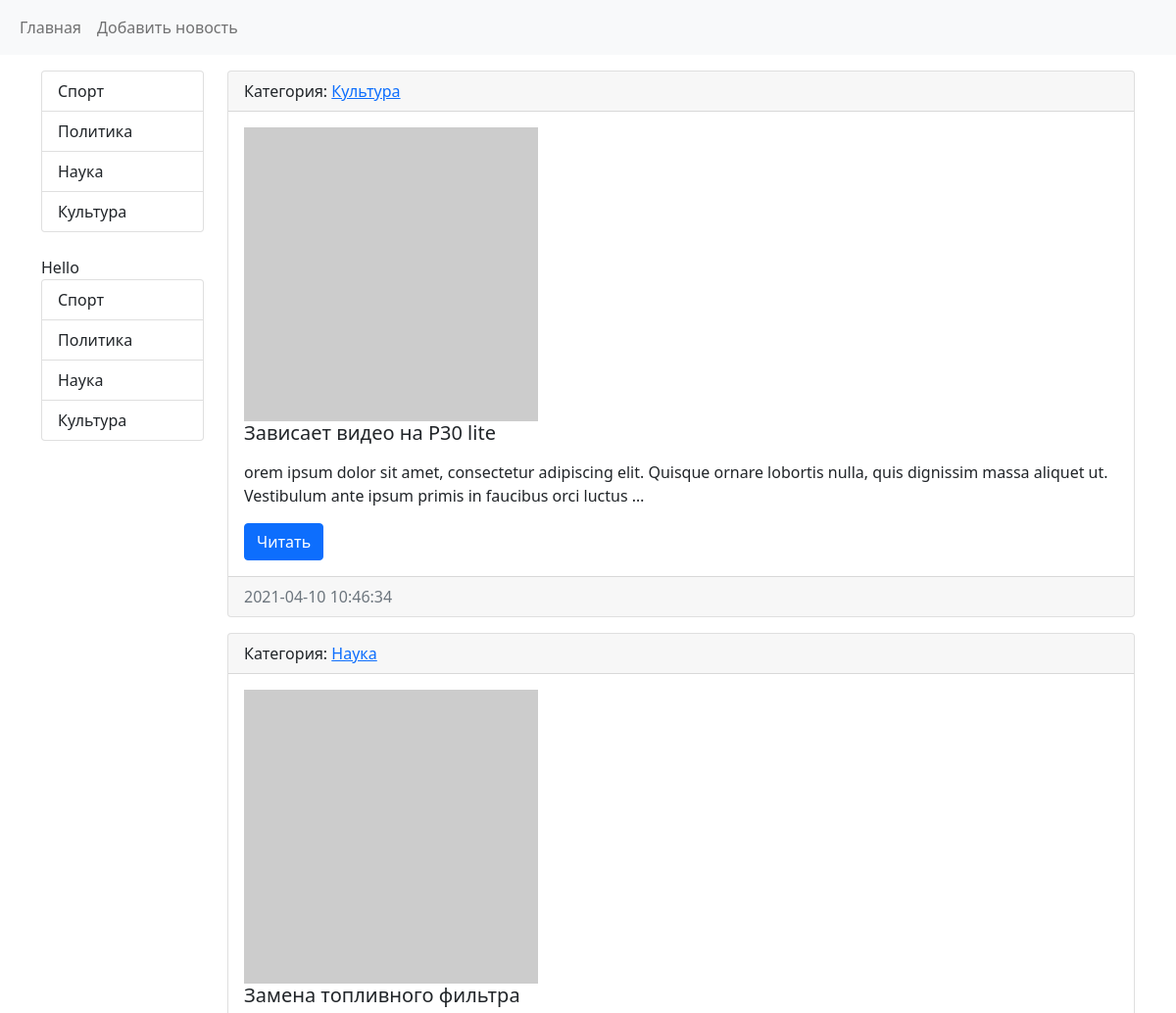
The app's page / (upper part), older data.
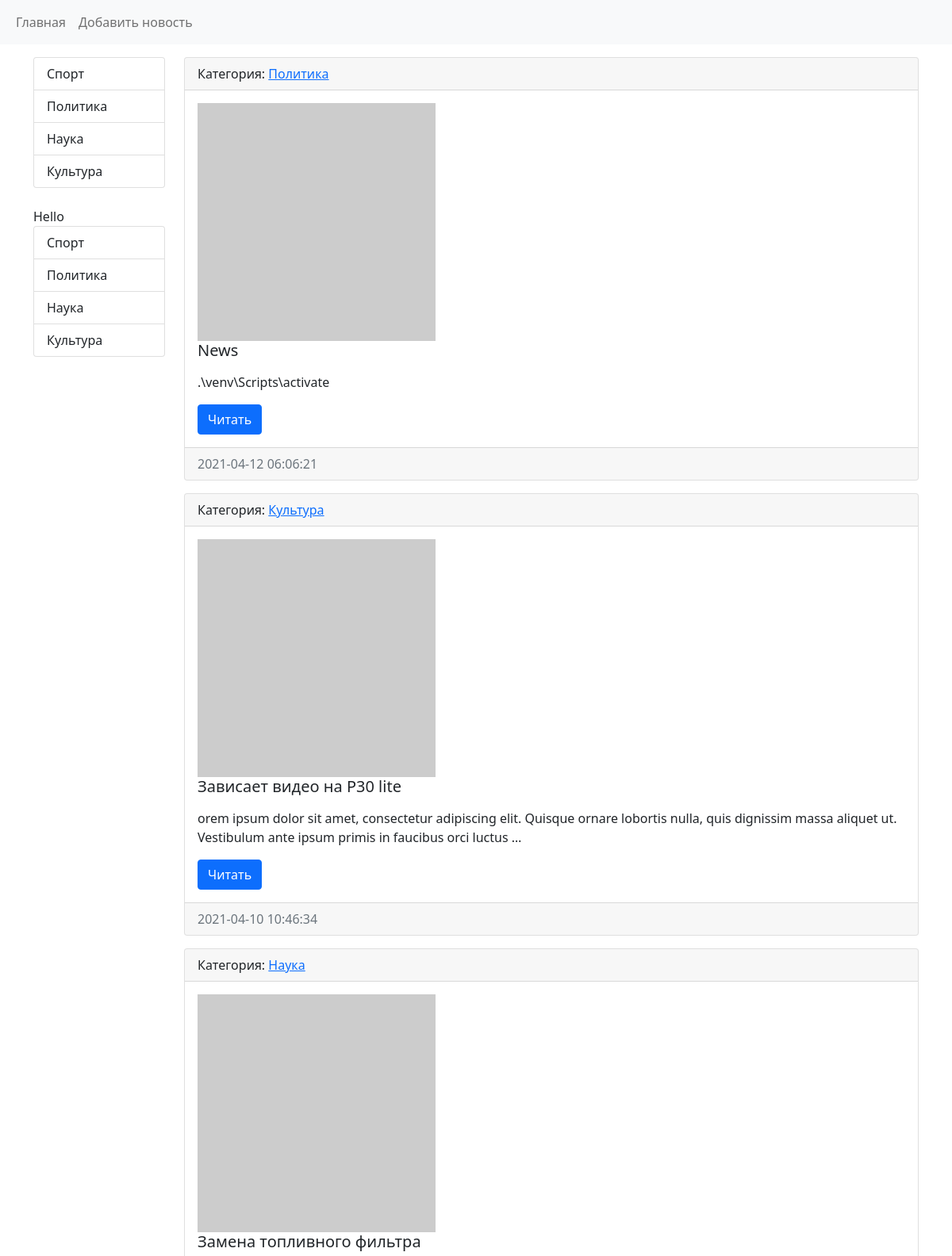
The same page, newer data.
### news/models.py (models this page shows, shortened)
class Category(models.Model):
    title = models.CharField(max_length=150, db_index=True, verbose_name='Категории')
    def get_absolute_url(self):
        return reverse_lazy('category', kwargs={"category_id": self.pk})
    def __str__(self):
        return self.title
    class Meta:
        verbose_name = 'Категория'
        verbose_name_plural = 'Категории'
        ordering = ['-title']

class News(models.Model):
    title = models.CharField(max_length=150, verbose_name='Наименовае')
    content = models.TextField(blank=True, verbose_name='Контент')
    created_at = models.DateTimeField(auto_now_add=True, verbose_name='Дата публикации')
    updated_at = models.DateTimeField(auto_now=True, verbose_name='Дата обновления')
    photo = models.ImageField(upload_to='photos/%Y/%m/%d/', verbose_name='Фото', blank=True)
    is_published = models.BooleanField(default=True, verbose_name='Видимость')
    category = models.ForeignKey('Category', on_delete=models.PROTECT, null=True, verbose_name='Категория')
    def get_absolute_url(self):
        return reverse_lazy('view_news', kwargs={"pk": self.pk})
    class Meta:
        verbose_name = 'Новость'
        verbose_name_plural = 'Новости'
        ordering = ['-created_at']

### news/views.py (the view)
# urls.py: path('', HomeNews.as_view(), name='home'),
class HomeNews(ListView):
    model = News
    template_name = 'news/home_list.html'
    context_object_name = 'news'
    def get_context_data(self, *, object_list=None, **kwargs):
        context = super().get_context_data(**kwargs)
        context['title'] = 'Main page'
        return context
    def get_queryset(self):
        return News.objects.filter(is_published=True)

### news/templatetags/news_tags.py (called while the page is built)
@register.simple_tag(name='get_list_categories')
def get_categories():
    return Category.objects.all()

@register.inclusion_tag('news/list_categories.html')
def show_categories(arg1='Hello'):
    categories = Category.objects.all()
    return {"categories": categories, "arg1": arg1}

### news/templates/news/home_list.html
{% extends 'base.html' %}
{% block sidebar %}
    {% include 'inc/_sidebar.html' %}
{% endblock %}
{% block content %}
    {% for item in news %}
        <div class="card mb-3">
          <div class="card-header">
            Категория: <a href="{{ item.category.get_absolute_url }}">{{ item.category }}</a>
          </div>
              <div class="card-body">
                <div class="media">
                    {% if item.photo %}
                        <img src="{{ item.photo.url }}" alt="" width="300" class="mr-3">
                    {% else %}
                        <img src="https://picsum.photos/seed/picsum/300/300" alt="" class="mr-3">
                    {% endif %}
                        <div class="media-body">
                            <h5 class="card-title">{{ item.title }}</h5>
                            <p class="card-text">{{ item.content|safe|linebreaks|truncatewords:25 }}</p>
                            <a href="{{ item.get_absolute_url }}" class="btn btn-primary">Читать</a>
                        </div>
                </div>
              </div>
          <div class="card-footer text-muted">
              {{ item.created_at|date:"Y-m-d H:i:s" }}
          </div>
        </div>
    {% endfor %}
{% endblock %}

### templates/inc/_sidebar.html
{% load news_tags %}
<div class="list-group">
    {% get_list_categories as categories %}
    {% for item in categories %}
        <a href="{% url 'category' item.pk %}" class="list-group-item list-group-item-action">{{ item.title }}</a>
    {% endfor %}
</div>
<br>
{% show_categories %}

### news/templates/news/list_categories.html
<div class="list-group">
    {{ arg1 }}
    {% for item in categories %}
        <a href="{{ item.get_absolute_url }}" class="list-group-item list-group-item-action">{{ item.title }}</a>
    {% endfor %}
</div>

Row changes from the older to the newer data that the page shows:
added News: category "Политика", title "News", content ".\\venv\\Scripts\\activate", created_at "2021-04-12 06:06:21"
